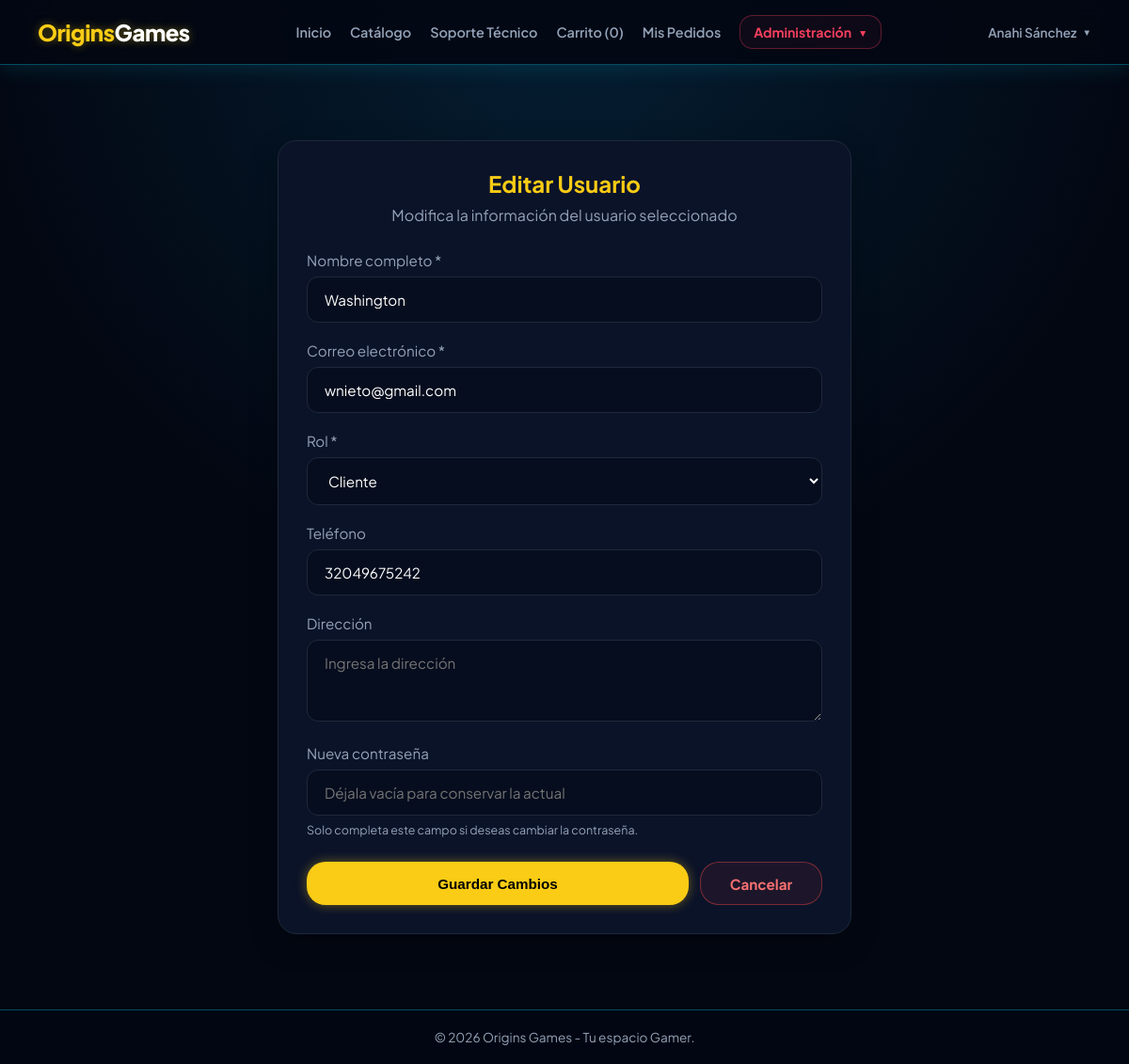
Page /usuario/edit?id=7 (signed in) on the committed database.
### tables this page shows
CREATE TABLE `usuarios` (
  `id` int(11) NOT NULL,
  `rol_id` int(11) NOT NULL DEFAULT 2,
  `nombre` varchar(100) NOT NULL,
  `email` varchar(150) NOT NULL,
  `password` varchar(255) NOT NULL,
  `telefono` varchar(20) DEFAULT NULL,
  `direccion` text DEFAULT NULL,
  `creado_en` timestamp NOT NULL DEFAULT current_timestamp()
);

CREATE TABLE `roles` (
  `id` int(11) NOT NULL,
  `nombre` varchar(50) NOT NULL
);

### controllers/UsuarioController.php (called while the page is built, shortened)
<?php
require_once "models/Usuario.php";
class UsuarioController
{
    private $usuarioModel;
    public function __construct()
    {
        $this->usuarioModel = new Usuario();
    }
    public function edit($id = null)
    {
        $id = intval($id);
        $usuario = $this->usuarioModel->findById($id);
        $roles = $this->usuarioModel->getRoles();
        require_once "views/layouts/header.php";
        require_once "views/usuarios/editar-admin.php";
        require_once "views/layouts/footer.php";
    }
}

### config/database.php (called while the page is built)
<?php
class Database {
    private static $host = "localhost";
    private static $db_name = "origins_games";
    private static $username = "root";
    private static $password = "";
    private static $conn = null;
    public static function connect() {
        if (self::$conn === null) {
            try {
                self::$conn = new PDO(
                    "mysql:host=" . self::$host . ";dbname=" . self::$db_name . ";charset=utf8mb4",
                    self::$username,
                    self::$password,
                    [
                        PDO::ATTR_ERRMODE => PDO::ERRMODE_EXCEPTION,
                        PDO::ATTR_DEFAULT_FETCH_MODE => PDO::FETCH_ASSOC,
                        PDO::ATTR_EMULATE_PREPARES => false
                    ]
                );
            } catch (PDOException $e) {
                die("Error de Conexión: " . $e->getMessage());
            }
        }
        return self::$conn;
    }
}

### models/Usuario.php (called while the page is built, shortened)
<?php
require_once __DIR__ . '/../config/database.php';
class Usuario {
    private $db;
    public function __construct() {
        $this->db = Database::connect();
    }
    public function findById($id) {
        $stmt = $this->db->prepare("SELECT u.*, r.nombre AS rol_nombre FROM usuarios u INNER JOIN roles r ON u.rol_id = r.id WHERE u.id = :id");
        $stmt->execute([':id' => $id]);
        return $stmt->fetch();
    }
    public function getRoles() {
        $stmt = $this->db->query("SELECT * FROM roles");
        return $stmt->fetchAll();
    }
}

### views/usuarios/editar-admin.php (the view, shortened to what this page needs)
<div
    style="
        max-width: 650px;
        margin: 40px auto;
        padding: 0 20px;
    "
>
    <div
        style="
            background: var(--bg-card);
            border: 1px solid var(--border-card);
            border-radius: 20px;
            padding: 30px;
            box-shadow: 0 10px 30px rgba(0,0,0,.25);
        "
    >
        <div
            style="
                text-align: center;
                margin-bottom: 28px;
            "
        >
            <h2
                style="
                    color: var(--yellow-accent);
                    margin-bottom: 8px;
                "
            >
                Editar Usuario
            </h2>
            <p
                style="
                    color: var(--text-secondary);
                    margin: 0;
                "
            >
                Modifica la información del usuario seleccionado
            </p>
        </div>
        <form
            action="/origins_games/usuario/edit?id=<?= urlencode($usuario['id']) ?>"
            method="POST"
        >
            <div class="form-group">
                <label for="nombre">
                    Nombre completo *
                </label>
                <input
                    type="text"
                    id="nombre"
                    name="nombre"
                    value="<?= htmlspecialchars(
                        $usuario['nombre'] ?? ''
                    ) ?>"
                    required
                >
            </div>
            <div class="form-group">
                <label for="email">
                    Correo electrónico *
                </label>
                <input
                    type="email"
                    id="email"
                    name="email"
                    value="<?= htmlspecialchars(
                        $usuario['email'] ?? ''
                    ) ?>"
                    required
                >
            </div>
            <div class="form-group">
                <label for="rol_id">
                    Rol *
                </label>
                <select
                    id="rol_id"
                    name="rol_id"
                    required
                >
                    <?php foreach ($roles as $rol): ?>
                        <option
                            value="<?= (int) $rol['id'] ?>"
                            <?= (
                                (int) $usuario['rol_id'] ===
                                (int) $rol['id']
                            ) ? 'selected' : '' ?>
                        >
                            <?= htmlspecialchars($rol['nombre']) ?>
                        </option>
                    <?php endforeach; ?>
                </select>
            </div>
            <div class="form-group">
                <label for="telefono">
                    Teléfono
                </label>
                <input
                    type="text"
                    id="telefono"
                    name="telefono"
                    value="<?= htmlspecialchars(
                        $usuario['telefono'] ?? ''
                    ) ?>"
                    placeholder="Ingresa el teléfono"
                >
            </div>
            <div class="form-group">
                <label for="direccion">
                    Dirección
                </label>
                <textarea
                    id="direccion"
                    name="direccion"
                    rows="3"
                    placeholder="Ingresa la dirección"
                ><?= htmlspecialchars(
                ) ?></textarea>
            </div>
            <div class="form-group">
                <label for="password">
                    Nueva contraseña
                </label>
                <input
                    type="password"
                    id="password"
                    name="password"
                    autocomplete="new-password"
                    placeholder="Déjala vacía para conservar la actual"
                >
                <small
                    style="
                        display: block;
                        margin-top: 7px;
                        color: var(--text-secondary);
                        font-size: .78rem;
                    "
                >
                    Solo completa este campo si deseas cambiar la contraseña.
                </small>
            </div>
            <div
                style="
                    display: flex;
                    gap: 12px;
                    margin-top: 26px;
                    width: 100%;
                "
            >
                <button
                    type="submit"
                    class="btn btn-primary"
                    style="
                        width: auto !important;
                        flex: 1;
                        min-height: 46px;
                        margin: 0;
                    "
                >
                    Guardar Cambios
                </button>
                <a
                    href="/origins_games/usuario"
                    class="btn"
                    style="
                        width: auto !important;
                        min-width: 130px;
                        min-height: 46px;
                        display: inline-flex !important;
                        align-items: center;
                        justify-content: center;
                        padding: 12px 20px;
                        background: rgba(239, 68, 68, .08);
                        color: #f87171 !important;
                        border: 1px solid rgba(239, 68, 68, .45);
                        border-radius: 20px;
                        font-size: .95rem;
                        font-weight: 700;
                        text-decoration: none !important;
                        transition: all .2s ease;
                    "
                    onmouseover="
                        this.style.background='rgba(239, 68, 68, .18)';
                        this.style.borderColor='#ef4444';
                        this.style.color='#ffffff';
                        this.style.transform='translateY(-2px)';
                    "
                    onmouseout="
                        this.style.background='rgba(239, 68, 68, .08)';
                        this.style.borderColor='rgba(239, 68, 68, .45)';
                        this.style.color='#f87171';
                        this.style.transform='translateY(0)';
                    "
                >
                    Cancelar
                </a>
            </div>
        </form>
    </div>
</div>

### views/layouts/header.php (style rules this page uses)
:root { --bg-dark: #030712; --bg-card: #0b1329; --border-card: #1e293b; --yellow-accent: #facc15; --yellow-hover: #eab308; --cyan-accent: #06b6d4; --text-primary: #ffffff; --text-secondary: #94a3b8; --glow-cyan: rgba(6, 182, 212, 0.4); --glow-yellow: rgba(250, 204, 21, 0.4); }
* { box-sizing: border-box; margin: 0; padding: 0; }
body { font-family: 'Plus Jakarta Sans', sans-serif; background-color: var(--bg-dark); background-image: radial-gradient( circle at 50% 0%, rgba(14, 165, 233, 0.15) 0%, transparent 50% ), radial-gradient( circle at 50% 100%, rgba(3, 7, 18, 1) 0%, transparent 100% ); color: var(--text-primary); min-height: 100vh; display: flex; flex-direction: column; }
a { text-decoration: none !important; }
.form-group { margin-bottom: 20px; }
.form-group label { display: block; margin-bottom: 8px; color: var(--text-secondary); font-size: 0.95rem; }
.form-group input, .form-group select, .form-group textarea { width: 100%; padding: 14px 18px; background: #060d1e; border: 1px solid var(--border-card); border-radius: 12px; color: #fff; font-family: inherit; font-size: 0.95rem; }
.btn { padding: 12px 24px; border-radius: 20px; border: none; font-weight: 700; font-size: 0.95rem; cursor: pointer; display: inline-block; transition: all 0.2s ease; text-align: center; }
.btn-primary { background: var(--yellow-accent); color: #000; box-shadow: 0 0 12px var(--glow-yellow); width: 100%; }

### rows in the picture
usuarios: nombre "Washington", email "wnieto@gmail.com", rol_id "Cliente", telefono "32049675242"

### other values in the picture
$cant_carrito "0"
$_SESSION['usuario']['nombre'] "Anahi Sánchez"
